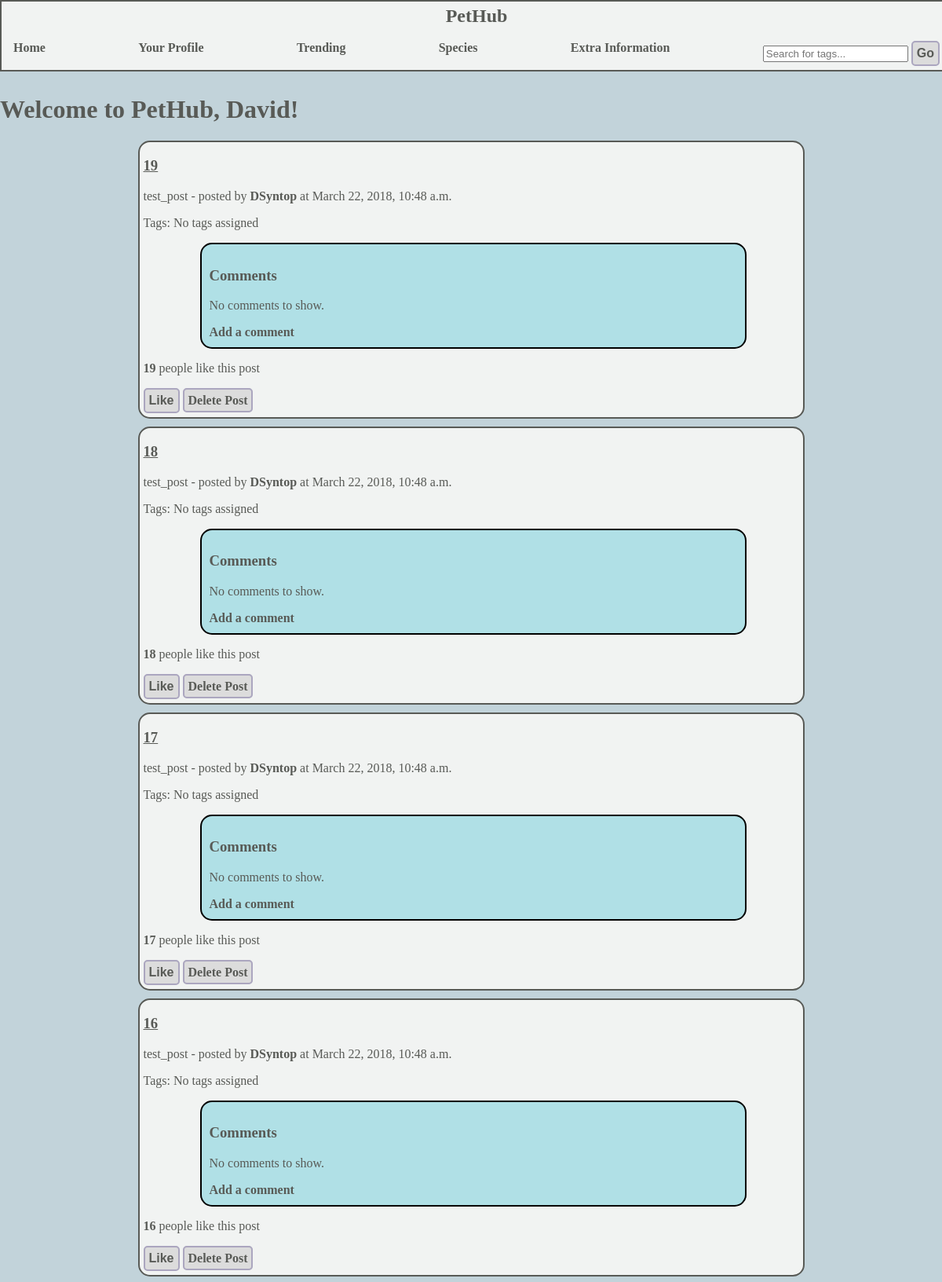
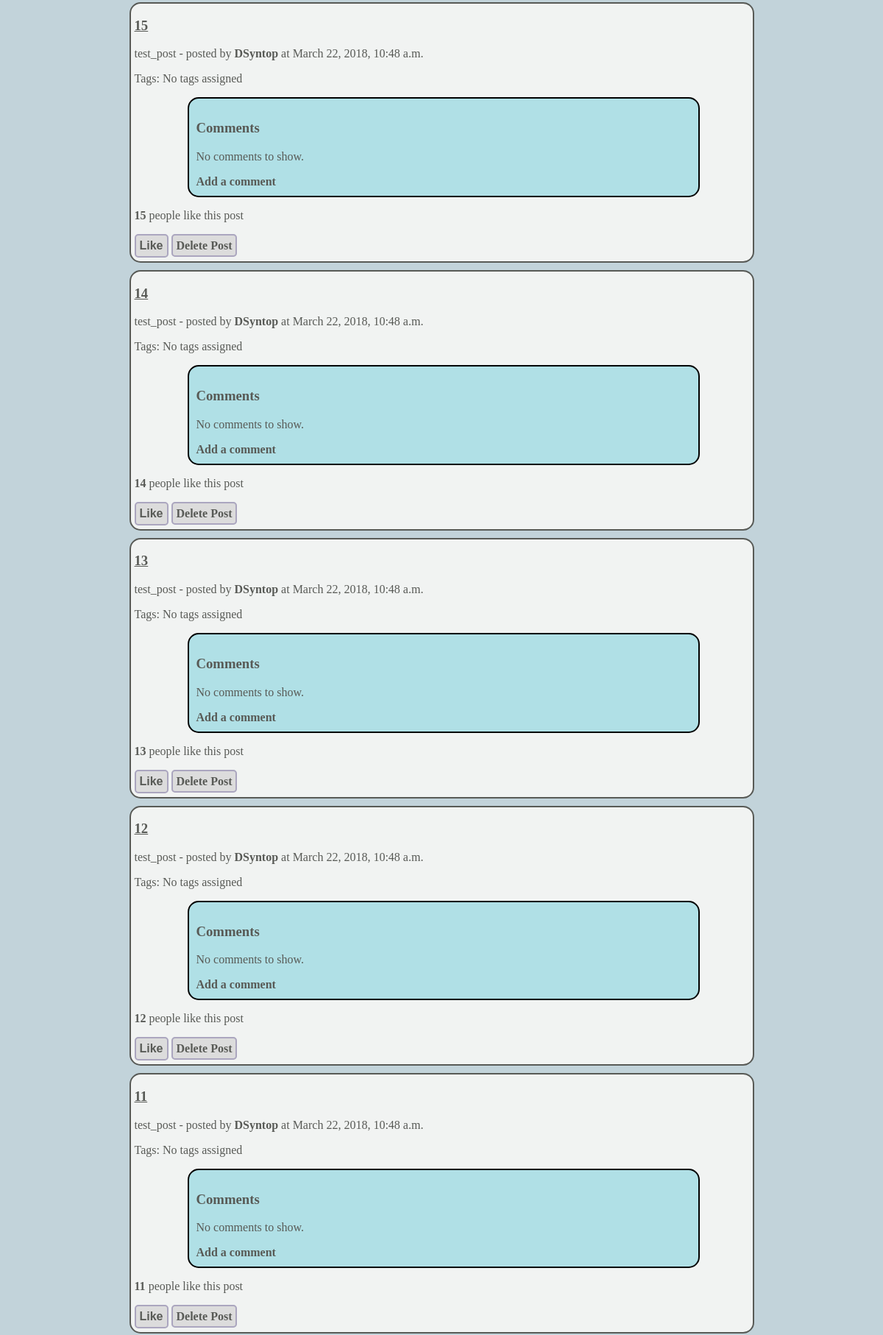
Screenshot of / (signed in, upper part) with the database file from the repository (2 pictures, top to bottom).
### pethub/models.py (models this page shows, shortened)
class Post(models.Model):
    title = models.CharField(max_length=100, default="")
    likes = models.IntegerField(default=0)
    liked_users =  models.ManyToManyField(User, related_name="liked",default=None)
    description = models.CharField(max_length=300,default="")
    picture = models.ImageField(upload_to="post_images",blank=True)
    upload_date = models.DateTimeField(auto_now_add=True)
    tags = TaggableManager(blank=True)
    user = models.ForeignKey(User, null=True)

### pethub/views.py (the view)
# urls.py: url(r'^$', views.index, name='index'),
@login_required
def index(request):
    posts = Post.objects.order_by('-upload_date')
    post_list = paginate(posts, request)
    response = render(request, 'pethub/index.html', {'post_list' : post_list})
    return response

### pethub/views.py (called while the page is built)
def paginate(posts, request):
    paginator = Paginator(posts,20)
    page = request.GET.get('page')
    try:
        post_list = paginator.page(page)
    except PageNotAnInteger:
        post_list = paginator.page(1)
    except EmptyPage:
        post_list = paginator.page(paginator.num_pages)
    return post_list

### templates/pethub/index.html (shortened to what this page needs)
{% extends "pethub/base.html" %}
{% load staticfiles %}
{% block body_block %}
	{% if user.first_name %}
		<h1>Welcome to PetHub, {{ user.first_name }}!</h1>
	{% else %}
		<h1>Welcome to PetHub, {{ user.username }}!</h1>
	{% endif %}
{% endblock %}

### templates/pethub/base.html (shortened to what this page needs)
<!DOCTYPE html>
{% load staticfiles %}
<html>
	<head>
			<link rel="stylesheet" type="text/css" href="{% static 'css/styles.css' %}" />
		</head>
		<body>
			<div id="navbar">
				<a href="{% url 'index' %}">
						<h2>PetHub</h2>
				</a>
				<div id="navbarLinks">
					<div>
						<a href="{% url 'index'%}">Home</a>
					</div>
					<div>
					{% if user.is_authenticated %}
						<a href="{% url 'user_profile' %}{{ request.user.username }}">Your Profile</a>
					{% else %}
						<a href="{% url 'login'%}">Log in/Register</a>
					{% endif %}
					</div>
					<div>
						<a href="{% url 'trending'%}">Trending</a>
					</div>
					<div>
						<a href="{% url 'species'%}">Species</a>
					</div>
					<div>
						<a href="{% url 'extra-information'%}">Extra Information</a>
					</div>
					<div>
					<form type="GET" action="{% url 'search' %}">
					  <input placeholder="Search for tags..." type="text" name="search_term">
					  <button id="search_submit" type="submit" >Go</button>
					</form>
				</div>
				</div>
			</div>
	<div class="main">
	{% block body_block %}
	{% endblock %}
	{% if post_list %}
		{% for post in post_list %}
			<div class="post_container">
				<div class="post_title">
					<h3>{{post.title}}</h3>
				</div>
			<div class="post_description"/>
				<p>{{post.description}} - posted by <a href="{% url 'user_profile' %}{{ post.user.username }}">{{post.user.username}}</a> at {{post.upload_date}}</p>
			</div>
			<div class="post_tags">
				<p>Tags:
								{% if not post.tags.all %}
									No tags assigned
								{% else %}
									{% for tag in post.tags.all %}
											{{ tag.name }}
									{% endfor %}
								{% endif %}
				</p>
			</div>
					<div class="comments_container">
					<h3>Comments</h3>
						{% if post.comments.all %}
							{% for comment in post.comments.all %}
								<p>{{comment.comment_text}} - posted by <a href="{% url 'user_profile' %}{{ comment.user.username }}">{{comment.user.username}}</a> at {{comment.upload_date}}</p></br>
							{% endfor %}
						{% else %}
							<p>No comments to show.</p>
						{% endif %}
						<a href="{% url 'add_comment' %}{{ post.id }}">Add a comment</a>
					</div>
					<div class="post_likes">
						<p>
							<strong class="like_count" data-postid="{{post.id}}">{{post.likes}}</strong> people like this post
						</p>
					</div>
						{% if user.is_authenticated %}
							<button class="likes-button" data-postid="{{post.id}}"
																	class="btn btn-primary btn-sm" type="button">Like</button>
						{% endif %}
						{% if request.user == post.user %}
							<a id="delete_link" class="button_link" href="{% url 'delete_post' post.id %}">Delete Post</a>
						{% endif %}
					</div>
		{% endfor %}
	{% endif %}
		</body>
	</html>

### static/css/styles.css (style rules this page uses)
body { background-color: #C2D3DA; margin: 0; }
#navbar { background-color: #F1F3F2; width: 100%; margin: 0 auto; border-style: solid; border-width: 2px; border-color: #585A56; position: relative; padding: 5px; }
p { font-family: Verdana; font-size: 16; color: #585A56; }
h1 { font-family: Verdana; color: #585A56; }
h2 { font-family: Verdana; color: #585A56; }
h3 { font-family: Verdana; color: #585A56; }
#navbar h2 { text-align: center; font-family: Verdana; margin: 0; color: #585A56; }
h1 { color: #585A56; }
#navbarLinks { display: flex; justify-content: space-between; padding-left: 10px; padding-right: 10px; }
.main { margin-top: 30px; }
a { font-family: Verdana; font-size: 20; text-decoration: none; color: #585A56; font-weight: bolder; }
.post_container { position: relative; width: 70%; border-style: solid; border-width: 2px; border-color: #585A56; margin: 0 auto; padding-left: 5px; padding-bottom: 5px; margin-bottom: 10px; border-radius: 15px; background-color: #F1F3F2; }
.post_title h3 { text-decoration: underline; color: #585A56; }
.post_description { font-family: Verdana; font-size: 16; color: #585A56; }
.post_tags { font-size: 14; font-family: Verdana; color: #585A56; }
.comments_container { width: 80%; background-color: #b0e0e6; border-style: solid; border-width: 2px; border-radius: 15px; margin: 0 auto; padding: 10px; }
.button_link { border-color: #ABA6BF; border-style: solid; border-width: 2px; border-radius: 5px; padding: 5px; background-color: #DCDCDC; }
button { border-color: #ABA6BF; border-style: solid; border-width: 2px; border-radius: 5px; padding: 5px; background-color: #DCDCDC; text-align: centre; color: #585A56; font-size: 16px; font-weight: bolder; }

### rows the page displays
Post: title "19", description "test_post", user.username "DSyntop", upload_date "March 22, 2018, 10:48 a.m.", shows "No tags assigned", shows "No comments to show.", likes "19", shows "Delete Post"
Post: title "18", description "test_post", user.username "DSyntop", upload_date "March 22, 2018, 10:48 a.m.", shows "No tags assigned", shows "No comments to show.", likes "18", shows "Delete Post"
Post: title "17", description "test_post", user.username "DSyntop", upload_date "March 22, 2018, 10:48 a.m.", shows "No tags assigned", shows "No comments to show.", likes "17", shows "Delete Post"
Post: title "16", description "test_post", user.username "DSyntop", upload_date "March 22, 2018, 10:48 a.m.", shows "No tags assigned", shows "No comments to show.", likes "16", shows "Delete Post"
Post: title "15", description "test_post", user.username "DSyntop", upload_date "March 22, 2018, 10:48 a.m.", shows "No tags assigned", shows "No comments to show.", likes "15", shows "Delete Post"
Post: title "14", description "test_post", user.username "DSyntop", upload_date "March 22, 2018, 10:48 a.m.", shows "No tags assigned", shows "No comments to show.", likes "14", shows "Delete Post"
Post: title "13", description "test_post", user.username "DSyntop", upload_date "March 22, 2018, 10:48 a.m.", shows "No tags assigned", shows "No comments to show.", likes "13", shows "Delete Post"
Post: title "12", description "test_post", user.username "DSyntop", upload_date "March 22, 2018, 10:48 a.m.", shows "No tags assigned", shows "No comments to show.", likes "12", shows "Delete Post"
Post: title "11", description "test_post", user.username "DSyntop", upload_date "March 22, 2018, 10:48 a.m.", shows "No tags assigned", shows "No comments to show.", likes "11", shows "Delete Post"

### other values shown
{{ user.first_name }} "David"
